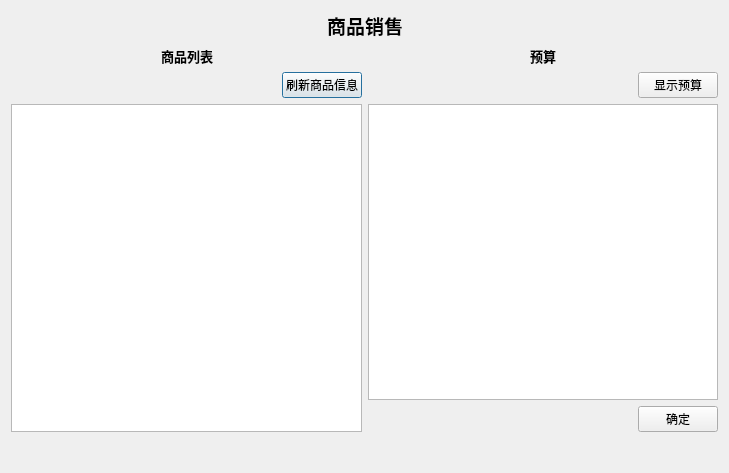
<?xml version="1.0" encoding="UTF-8"?>
<ui version="4.0">
 <class>CommoditySaleDialog</class>
 <widget class="QDialog" name="CommoditySaleDialog">
  <property name="geometry">
   <rect>
    <x>0</x>
    <y>0</y>
    <width>729</width>
    <height>473</height>
   </rect>
  </property>
  <property name="windowTitle">
   <string>Dialog</string>
  </property>
  <layout class="QVBoxLayout" name="verticalLayout_3">
   <item>
    <layout class="QHBoxLayout" name="horizontalLayout">
     <item>
      <spacer name="horizontalSpacer">
       <property name="orientation">
        <enum>Qt::Horizontal</enum>
       </property>
       <property name="sizeHint" stdset="0">
        <size>
         <width>40</width>
         <height>20</height>
        </size>
       </property>
      </spacer>
     </item>
     <item>
      <widget class="QLabel" name="commoditySaleLabel">
       <property name="font">
        <font>
         <family>微软雅黑</family>
         <pointsize>14</pointsize>
         <weight>75</weight>
         <bold>true</bold>
        </font>
       </property>
       <property name="text">
        <string>商品销售</string>
       </property>
      </widget>
     </item>
     <item>
      <spacer name="horizontalSpacer_2">
       <property name="orientation">
        <enum>Qt::Horizontal</enum>
       </property>
       <property name="sizeHint" stdset="0">
        <size>
         <width>40</width>
         <height>20</height>
        </size>
       </property>
      </spacer>
     </item>
    </layout>
   </item>
   <item>
    <layout class="QHBoxLayout" name="horizontalLayout_7">
     <item>
      <layout class="QVBoxLayout" name="verticalLayout_2">
       <item>
        <layout class="QHBoxLayout" name="horizontalLayout_2">
         <item>
          <spacer name="horizontalSpacer_3">
           <property name="orientation">
            <enum>Qt::Horizontal</enum>
           </property>
           <property name="sizeHint" stdset="0">
            <size>
             <width>40</width>
             <height>20</height>
            </size>
           </property>
          </spacer>
         </item>
         <item>
          <widget class="QLabel" name="commodityListLabel">
           <property name="font">
            <font>
             <family>微软雅黑</family>
             <pointsize>10</pointsize>
             <weight>75</weight>
             <bold>true</bold>
            </font>
           </property>
           <property name="text">
            <string>商品列表</string>
           </property>
          </widget>
         </item>
         <item>
          <spacer name="horizontalSpacer_4">
           <property name="orientation">
            <enum>Qt::Horizontal</enum>
           </property>
           <property name="sizeHint" stdset="0">
            <size>
             <width>40</width>
             <height>20</height>
            </size>
           </property>
          </spacer>
         </item>
        </layout>
       </item>
       <item>
        <layout class="QHBoxLayout" name="horizontalLayout_3">
         <item>
          <spacer name="horizontalSpacer_5">
           <property name="orientation">
            <enum>Qt::Horizontal</enum>
           </property>
           <property name="sizeHint" stdset="0">
            <size>
             <width>40</width>
             <height>20</height>
            </size>
           </property>
          </spacer>
         </item>
         <item>
          <widget class="QPushButton" name="updateCommodityButton">
           <property name="font">
            <font>
             <family>仿宋</family>
            </font>
           </property>
           <property name="text">
            <string>刷新商品信息</string>
           </property>
          </widget>
         </item>
        </layout>
       </item>
       <item>
        <widget class="QTableWidget" name="commodityTable"/>
       </item>
      </layout>
     </item>
     <item>
      <layout class="QVBoxLayout" name="verticalLayout">
       <item>
        <layout class="QHBoxLayout" name="horizontalLayout_4">
         <item>
          <spacer name="horizontalSpacer_7">
           <property name="orientation">
            <enum>Qt::Horizontal</enum>
           </property>
           <property name="sizeHint" stdset="0">
            <size>
             <width>40</width>
             <height>20</height>
            </size>
           </property>
          </spacer>
         </item>
         <item>
          <widget class="QLabel" name="budgetLabel">
           <property name="font">
            <font>
             <family>微软雅黑</family>
             <pointsize>10</pointsize>
             <weight>75</weight>
             <bold>true</bold>
            </font>
           </property>
           <property name="text">
            <string>预算</string>
           </property>
          </widget>
         </item>
         <item>
          <spacer name="horizontalSpacer_8">
           <property name="orientation">
            <enum>Qt::Horizontal</enum>
           </property>
           <property name="sizeHint" stdset="0">
            <size>
             <width>40</width>
             <height>20</height>
            </size>
           </property>
          </spacer>
         </item>
        </layout>
       </item>
       <item>
        <layout class="QHBoxLayout" name="horizontalLayout_5">
         <item>
          <spacer name="horizontalSpacer_6">
           <property name="orientation">
            <enum>Qt::Horizontal</enum>
           </property>
           <property name="sizeHint" stdset="0">
            <size>
             <width>40</width>
             <height>20</height>
            </size>
           </property>
          </spacer>
         </item>
         <item>
          <widget class="QPushButton" name="updateBudgetButton">
           <property name="font">
            <font>
             <family>仿宋</family>
            </font>
           </property>
           <property name="text">
            <string>显示预算</string>
           </property>
          </widget>
         </item>
        </layout>
       </item>
       <item>
        <widget class="QTextEdit" name="dudgetEdit">
         <property name="font">
          <font>
           <family>仿宋</family>
           <pointsize>10</pointsize>
           <weight>75</weight>
           <bold>true</bold>
          </font>
         </property>
        </widget>
       </item>
       <item>
        <layout class="QHBoxLayout" name="horizontalLayout_6">
         <item>
          <spacer name="horizontalSpacer_9">
           <property name="orientation">
            <enum>Qt::Horizontal</enum>
           </property>
           <property name="sizeHint" stdset="0">
            <size>
             <width>40</width>
             <height>20</height>
            </size>
           </property>
          </spacer>
         </item>
         <item>
          <widget class="QPushButton" name="sureButton">
           <property name="font">
            <font>
             <family>仿宋</family>
            </font>
           </property>
           <property name="text">
            <string>确定</string>
           </property>
          </widget>
         </item>
        </layout>
       </item>
      </layout>
     </item>
    </layout>
   </item>
   <item>
    <spacer name="verticalSpacer">
     <property name="orientation">
      <enum>Qt::Vertical</enum>
     </property>
     <property name="sizeType">
      <enum>QSizePolicy::Fixed</enum>
     </property>
     <property name="sizeHint" stdset="0">
      <size>
       <width>20</width>
       <height>30</height>
      </size>
     </property>
    </spacer>
   </item>
  </layout>
 </widget>
 <resources/>
 <connections/>
</ui>
